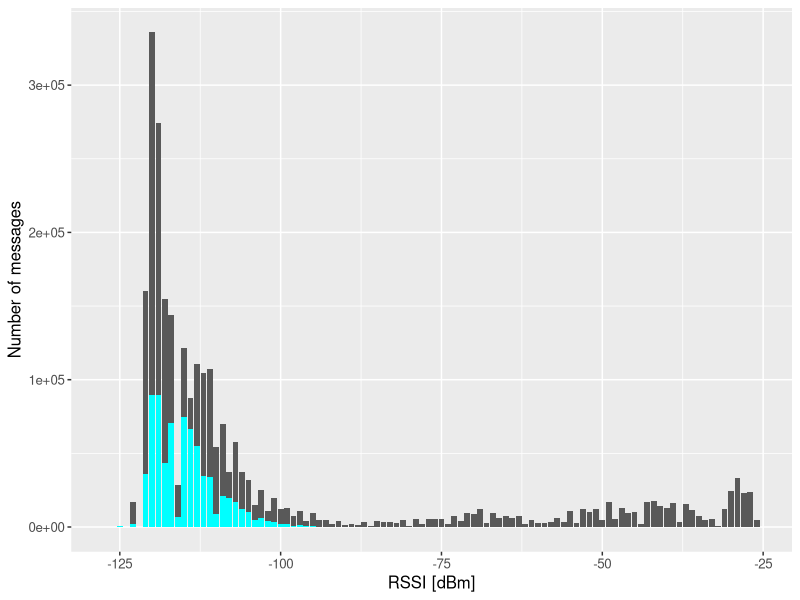
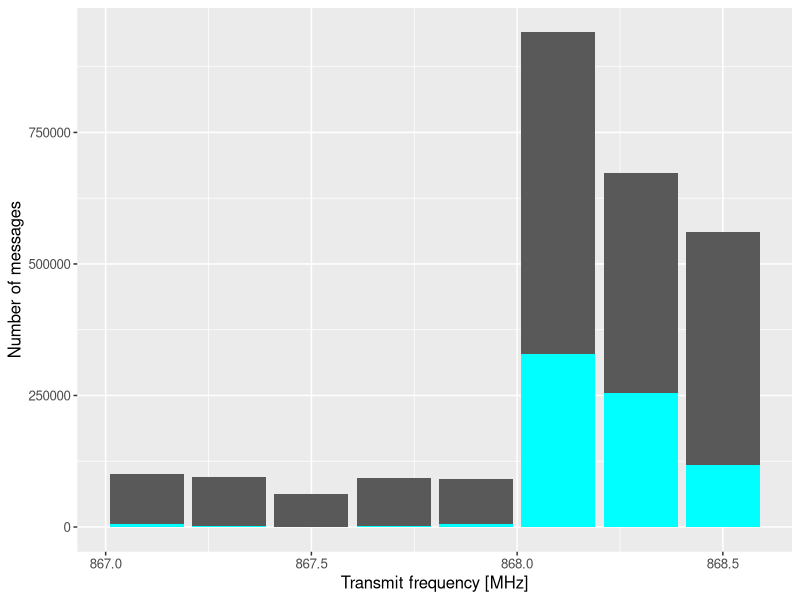
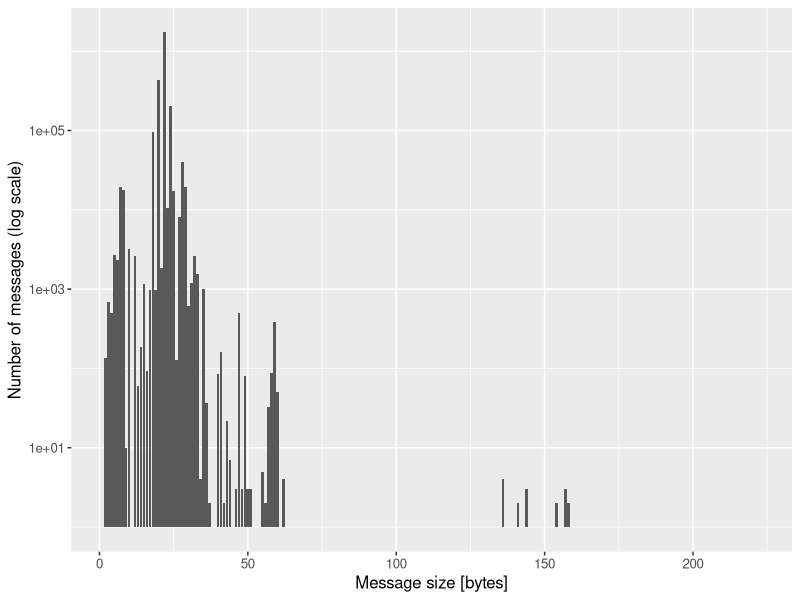
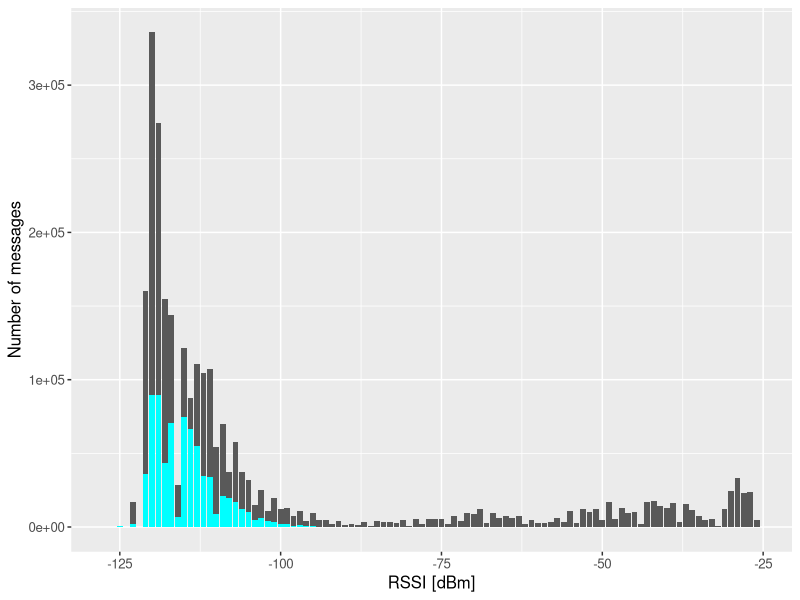
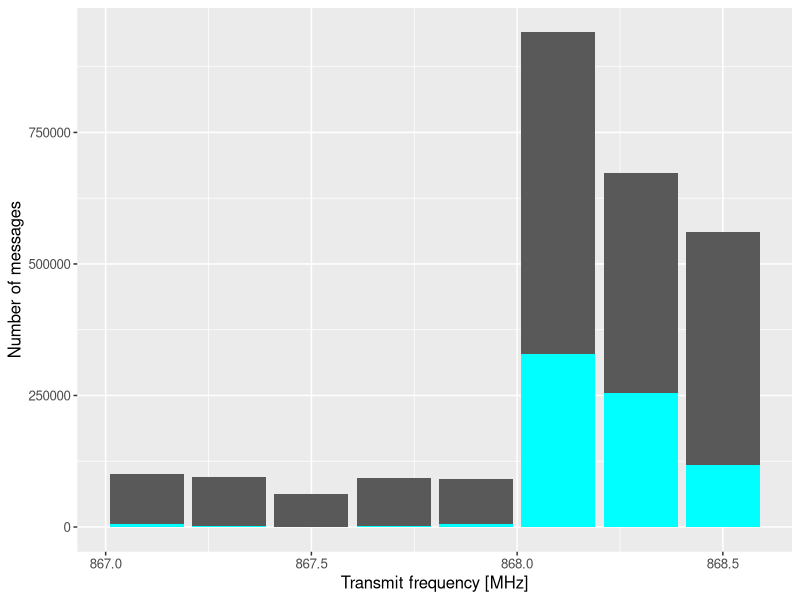
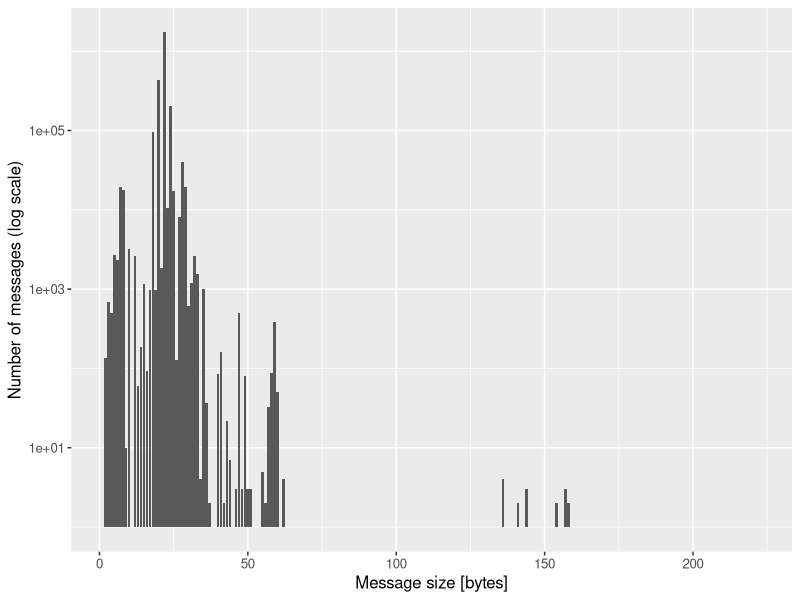

Write R code to recreate these figures, in order.
library(ggplot2)
setwd("itc30-poster/data")

#######################################################################
# RSSI overall und top gateway
#######################################################################

rssi.all <- read.csv("rssi_distribution.csv")
rssi.top <- read.csv("topgw_rssi_distribution.csv")

ggplot(rssi.all, aes(x = RSSI.in.dBm)) +
  geom_col(aes(y=count)) + # scale_y_log10() +
  geom_col(data=rssi.top, aes(x=rssi.in.dBm, y=count), fill="cyan", ) +
  labs(x="RSSI [dBm]", y="Number of messages") +
  theme(text = element_text(size=12))
ggsave("../figures/rssi.pdf", device = cairo_pdf, width=12, height=8)



#######################################################################
# Transmit frequencies
#######################################################################

qrg.all <- read.csv("transmit_frequency_count.csv")
qrg.top <- read.csv("topgw_transmit_frequency_count.csv")

ggplot(qrg.all, aes(x=xmit.freq.MHz)) + geom_col(aes(y=count)) +
  geom_col(data=qrg.top, aes(x=xmit.freq.MHz, y=count), fill="cyan") +
  # scale_x_continuous(limits=c(867.1, 868.5), breaks=sort(qrg.all$xmit.freq.MHz), labels=as.character(sort(qrg.all$xmit.freq.MHz))) +
  labs(x="Transmit frequency [MHz]", y="Number of messages") + # scale_y_log10() +
  theme(text = element_text(size=12))
ggsave("../figures/qrg.pdf", device = cairo_pdf, width=12, height=8)



#######################################################################
# Message size distribution
#######################################################################

sizes <- read.csv("message_size_count.csv")


ggplot(sizes, aes(x=message.size)) + geom_col(aes(y=count)) +
  labs(x="Message size [bytes]", y="Number of messages (log scale)") +
  scale_y_log10() +
  # scale_x_log10() +
  theme(text = element_text(size=12))
ggsave("../figures/sizes.pdf", device = cairo_pdf, width=12, height=8)

